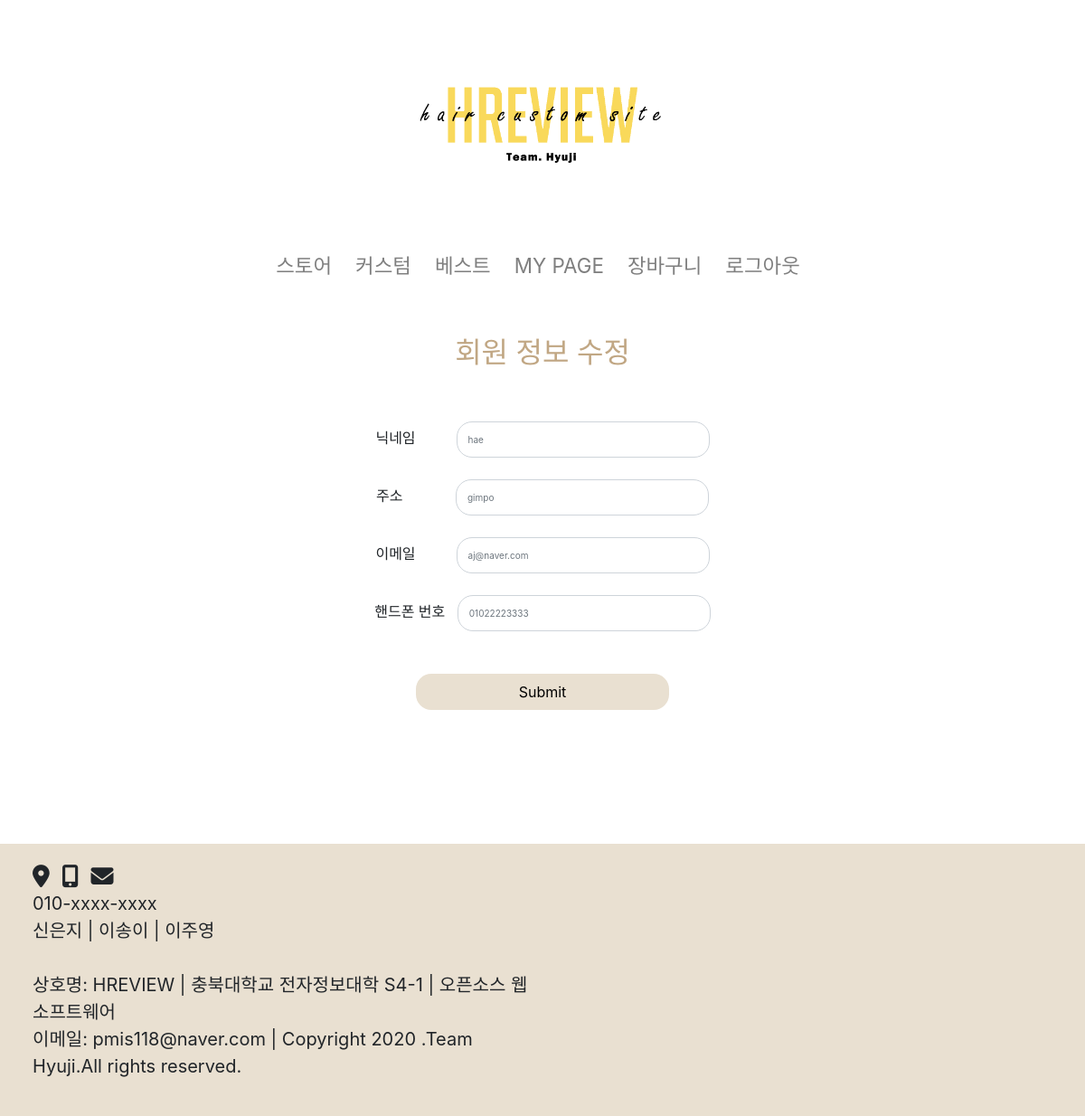
Screenshot of /user_update/ (signed in) with the database file from the repository.
### hyuzi/models.py (models this page shows)
class User(AbstractBaseUser,PermissionsMixin):
    objects = UserManager()
    email = models.EmailField(max_length=255,unique=True)
    nickname = models.CharField(max_length=100,null=False, unique=True)
    username = models.CharField(max_length=100, blank=True, unique=True)
    address = models.CharField(max_length=300, blank=True, unique=True)
    phone=models.CharField(max_length=11, blank=True, unique=True)
    is_active = models.BooleanField(default=True)
    is_admin = models.BooleanField(default=False)
    is_superuser = models.BooleanField(default=False)
    is_staff = models.BooleanField(default=False)
    date_joined = models.DateTimeField(auto_now_add=True)
    USERNAME_FIELD = 'username'
    REQUIRED_FIELDS = ['email', 'nickname', 'address', 'phone']

### hreview/urls.py (the view)
# urls.py: path('user_update/', user_update, name='user_update'),
@login_required
def user_update(request):
    if request.method == 'POST':
        user_change_form = UserChangeForm(data=request.POST, instance=request.user)
        if user_change_form.is_valid():
            user_change_form.save()
            return redirect('mypage')
    else:
        user_change_form = UserChangeForm(instance=request.user)
    return render(request, 'registration/user_update.html', {'user_change_form':user_change_form})

### hreview/urls.py
class UserChangeForm(UserChangeForm):
    class Meta:
        model = User
        fields = {'nickname', 'email', 'address', 'phone'}

### hyuzi/context_processors.py (called while the page is built)
def counter(request):
    item_count = 0
    if 'admin' in request.path:
        return {}
    else:
        try:
            cart = Cart.objects.filter(cart_id = _cart_id(request))
            cart_items = CartItem.objects.all().filter(cart=cart[:1])
            for cart_item in cart_items:
                item_count += cart_item.quantity
        except ObjectDoesNotExist:
            item_count = 0
    return dict(item_count = item_count)

### hyuzi/views.py (called while the page is built)
def _cart_id(request):
    cart = request.session.session_key
    if not cart:
        cart = request.session.create()
    return cart

### templates/registration/user_update.html (shortened to what this page needs)
{% extends '../base.html' %}
{% block content %}
<div class="container mt-5 pb-5 text-center" style="width: 40%">
    <form method="POST">
        <h2 style="color: #c1a784">회원 정보 수정</h2><br><br>
        <form method="post" enctype="multipart/form-data">
            <div class="form-group">
                <label for="{{ user_change_form.nickname.id_for_label }}">닉네임&nbsp;&nbsp;&nbsp;&nbsp;&nbsp;&nbsp;&nbsp;&nbsp;&nbsp;</label>
                <input type="text" name="{{ user_change_form.nickname.name }}" class="form-control" id="{{ user_change_form.nickname.id_for_label }}" placeholder="{{ user.nickname }}"><br><br>
                <label for="{{ user_change_form.address.id_for_label }}">주소&nbsp;&nbsp;&nbsp;&nbsp;&nbsp;&nbsp;&nbsp;&nbsp;&nbsp;&nbsp;&nbsp;&nbsp;</label>
                <input type="text" name="{{ user_change_form.address.name }}" class="form-control" id="{{ user_change_form.address.id_for_label }}" placeholder="{{ user.address }}"><br><br>
                <label for="{{ user_change_form.email.id_for_label }}">이메일&nbsp;&nbsp;&nbsp;&nbsp;&nbsp;&nbsp;&nbsp;&nbsp;&nbsp;</label>
                <input type="text" name="{{ user_change_form.email.name }}" class="form-control" id="{{ user_change_form.email.id_for_label }}" placeholder="{{ user.email }}"><br><br>
                <label for="{{ user_change_form.phone.id_for_label }}">핸드폰 번호&nbsp;&nbsp;</label>
                <input type="text" name="{{ user_change_form.phone.name }}" class="form-control" id="{{ user_change_form.phone.id_for_label }}" placeholder="{{ user.phone }}"><br><br>
            </div>
        <input type="submit" class="btn" vallue="Submit"/>
    </form>
</div>
{% endblock%}

### templates/registration/user_update.html (style rules this page uses)
.form-control { border-radius: 17px; margin-bottom: 0; font-size: 10px; width: 280px; height: 40px; display: inline; margin: 0 auto; }
.btn { display: block; margin: 0 auto; margin-top: 23px; width: 280px; height: 40px; border-radius: 17px; background-color: #e9e0d1; color: #000; }

### rows the page displays
User: nickname "hae", address "gimpo", email "aj@naver.com", phone "01022223333"
